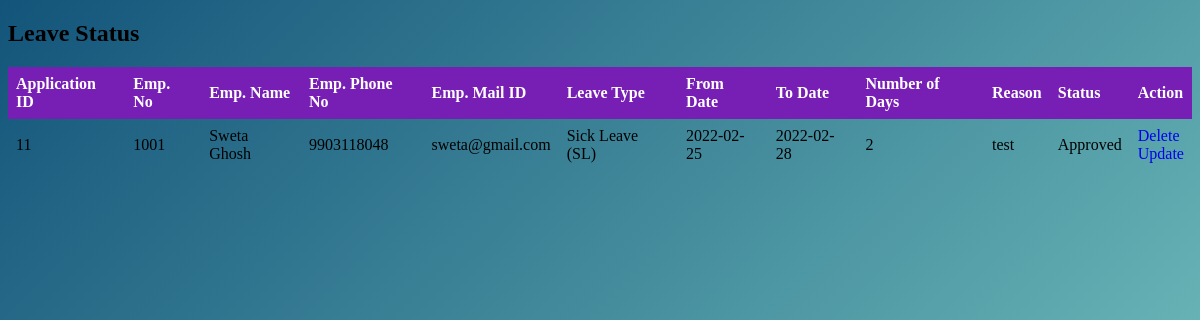
Screenshot of /EMP/emp_leave_display.php (signed in) with the database file from the repository.
### tables this page shows
CREATE TABLE `leavedetails` (
  `id` int(11) NOT NULL,
  `empno` varchar(10) NOT NULL,
  `name` varchar(30) NOT NULL,
  `phnno` varchar(10) NOT NULL,
  `mail` varchar(25) NOT NULL,
  `leavetype` varchar(20) NOT NULL,
  `fromdate` varchar(10) NOT NULL,
  `todate` varchar(10) NOT NULL,
  `noofdays` varchar(5) NOT NULL,
  `reason` varchar(35) NOT NULL,
  `action` varchar(15) NOT NULL,
  `remarks` varchar(30) NOT NULL
);

### EMP/emp_leave_display.php (the view, shortened to what this page needs)
<?php
require("config.php");
$sql = "SELECT * FROM leavedetails WHERE empno=".$_SESSION['empno']." ";
$result = $mysqli->query($sql);
?>
<!DOCTYPE html>
<html>
<head>
</head>
<body>
<form method="POST">
<h2>Leave Status</h2>
<table>
  <tr>
    <th>Application ID</th>
    <th>Emp. No</th>
    <th>Emp. Name</th>
    <th>Emp. Phone No</th>
    <th>Emp. Mail ID</th>
    <th>Leave Type</th>
    <th>From Date</th>
    <th>To Date</th>
    <th>Number of Days</th>
    <th>Reason</th>
    <th>Status</th>
    <th>Action</th>
  </tr>
  <?php
while ($res=mysqli_fetch_assoc($result)){
  echo "<tr>";
  echo "<td>".$res['id']."</td>";
  echo "<td>".$res['empno']."</td>";
  echo "<td>".$res['name']."</td>";
  echo "<td>".$res['phnno']."</td>";
  echo "<td>".$res['mail']."</td>";
  echo "<td>".$res['leavetype']."</td>";
  echo "<td>".$res['fromdate']."</td>";
  echo "<td>".$res['todate']."</td>";
  echo "<td>".$res['noofdays']."</td>";
  echo "<td>".$res['reason']."</td>";
  echo "<td>".$res['action']."</td>";
  echo "<td><a href='#' onclick='deletes($res[id])'>Delete</a><br><a href='#' onclick='updates($res[id])'>Update</a></td>";
  echo "</tr>";
}?>
</table>
</form>
</body>
</html>

### EMP/emp_leave_display.php (style rules this page uses)
html { height:100%; }
body { background: linear-gradient(135deg,#13547a , #80d0c7); background-repeat: no-repeat; }
table { border-collapse: collapse; width: 100%; }
th, td { text-align: left; padding: 8px; }
th { background-color: #771fb4; color: white; }
a { text-decoration:none; }

### rows the page displays
leavedetails: id "11", empno "1001", name "Sweta Ghosh", phnno "9903118048", mail "sweta@gmail.com", leavetype "Sick Leave (SL)", fromdate "2022-02-25", todate "2022-02-28", noofdays "2", reason "test", action "Approved"
